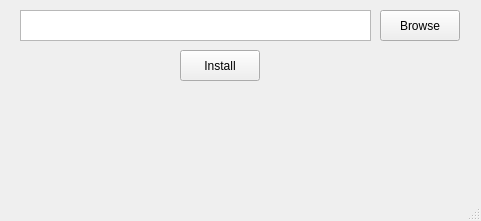
<?xml version="1.0" encoding="UTF-8"?>
<ui version="4.0">
 <class>MainWindow</class>
 <widget class="QMainWindow" name="MainWindow">
  <property name="enabled">
   <bool>true</bool>
  </property>
  <property name="geometry">
   <rect>
    <x>0</x>
    <y>0</y>
    <width>481</width>
    <height>221</height>
   </rect>
  </property>
  <property name="minimumSize">
   <size>
    <width>481</width>
    <height>221</height>
   </size>
  </property>
  <property name="maximumSize">
   <size>
    <width>481</width>
    <height>221</height>
   </size>
  </property>
  <property name="windowTitle">
   <string>OneClickInstall</string>
  </property>
  <widget class="QWidget" name="centralwidget">
   <property name="enabled">
    <bool>true</bool>
   </property>
   <widget class="QTextEdit" name="textEdit">
    <property name="geometry">
     <rect>
      <x>20</x>
      <y>10</y>
      <width>351</width>
      <height>31</height>
     </rect>
    </property>
    <property name="readOnly">
     <bool>true</bool>
    </property>
   </widget>
   <widget class="QPushButton" name="pushButton">
    <property name="geometry">
     <rect>
      <x>380</x>
      <y>10</y>
      <width>80</width>
      <height>31</height>
     </rect>
    </property>
    <property name="text">
     <string>Browse</string>
    </property>
   </widget>
   <widget class="QPushButton" name="installButton">
    <property name="geometry">
     <rect>
      <x>180</x>
      <y>50</y>
      <width>80</width>
      <height>31</height>
     </rect>
    </property>
    <property name="text">
     <string>Install</string>
    </property>
   </widget>
   <widget class="QLabel" name="progressLabel">
    <property name="geometry">
     <rect>
      <x>150</x>
      <y>110</y>
      <width>141</width>
      <height>20</height>
     </rect>
    </property>
    <property name="text">
     <string/>
    </property>
    <property name="alignment">
     <set>Qt::AlignmentFlag::AlignCenter</set>
    </property>
   </widget>
  </widget>
  <widget class="QMenuBar" name="menubar">
   <property name="geometry">
    <rect>
     <x>0</x>
     <y>0</y>
     <width>481</width>
     <height>22</height>
    </rect>
   </property>
  </widget>
  <widget class="QStatusBar" name="statusbar"/>
 </widget>
 <resources/>
 <connections/>
</ui>
